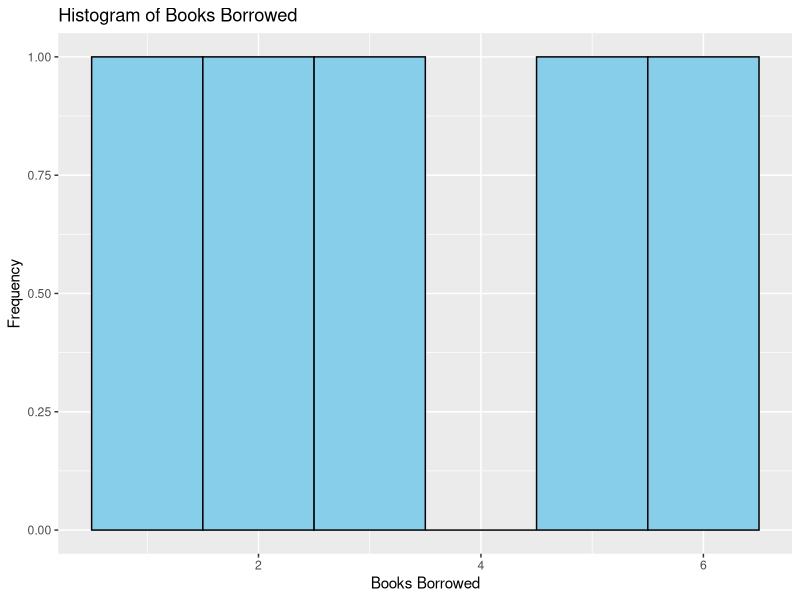
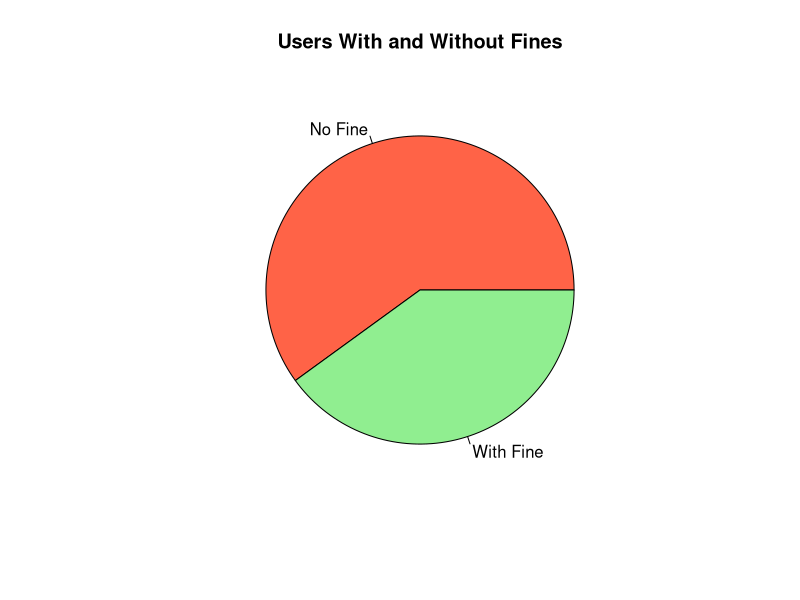
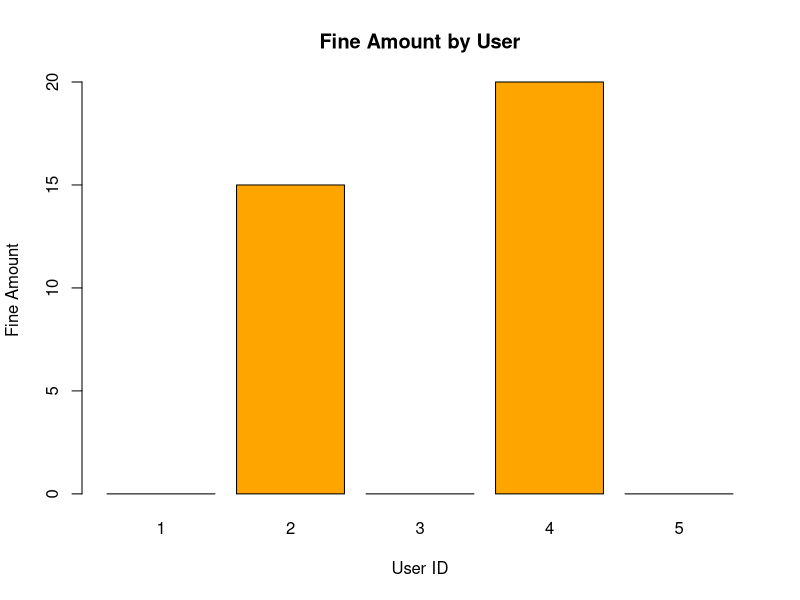
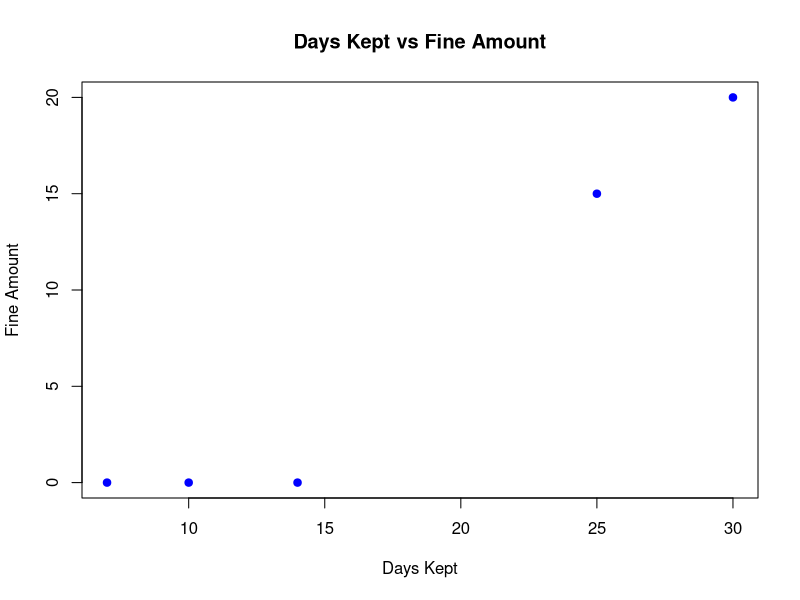

Here is the R script that generated these plots, in order:
library(ggplot2)

User_ID <- c(1,2,3,4,5)
Books_Borrowed <- c(2,5,3,6,1)
Days_Kept <- c(10,25,14,30,7)
Fine_Amount <- c(0,15,0,20,0)

data <- data.frame(User_ID,Books_Borrowed,Days_Kept,Fine_Amount)

ggplot(data,aes(x=Books_Borrowed))+
  geom_histogram(binwidth=1,fill="skyblue",color="black")+
  labs(title="Histogram of Books Borrowed",
       x="Books Borrowed",
       y="Frequency")

fine_status <- ifelse(data$Fine_Amount>0,"With Fine","No Fine")
fine_count <- table(fine_status)

pie(fine_count,
    col=c("tomato","lightgreen"),
    main="Users With and Without Fines")

barplot(data$Fine_Amount,
        names.arg=data$User_ID,
        col="orange",
        xlab="User ID",
        ylab="Fine Amount",
        main="Fine Amount by User")

plot(data$Days_Kept,
     data$Fine_Amount,
     pch=19,
     col="blue",
     xlab="Days Kept",
     ylab="Fine Amount",
     main="Days Kept vs Fine Amount")
